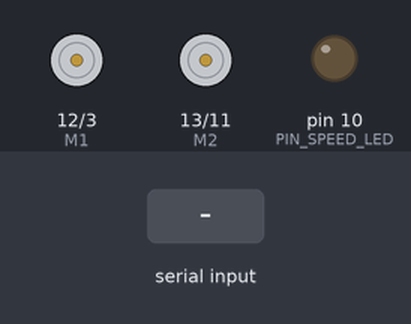
This sketch was run on a simulated Arduino Uno, built with avr-gcc and run on an emulated ATmega328P. Parts: direction and speed pins drawn as motors (green arrow = direction pin HIGH = forward, orange = LOW = backward, longer = more drive), output pins drawn as LEDs (lit = HIGH). The test bench sets the inputs (shaded band). What the sketch prints to the serial monitor is not drawn.

Above: at 1.2 s.
1.3 s: "U" received over Serial
At 1.7 s:
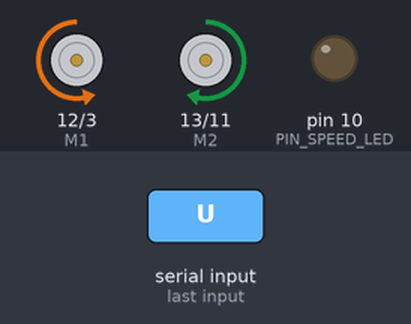
2.8 s: "D" received over Serial
At 4.0 s:
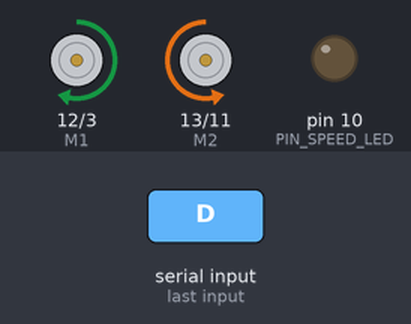
4.3 s: "L" received over Serial
At 5.2 s:
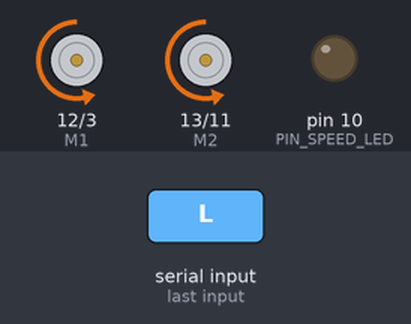
5.8 s: "R" received over Serial
At 6.3 s:
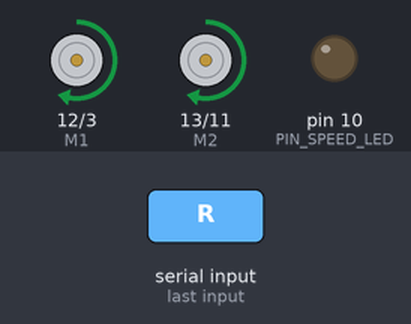
Timing chart, 0 to 41.5 s (numbered marks = the images above; inputs shaded):
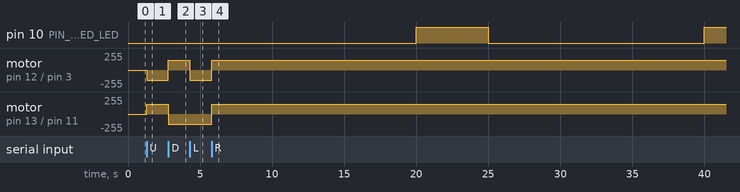

Measured:
- after the input at 1.3 s, motor on pin 12 (M1) / pin 3 (E1): stopped → backward 150/255 at once; motor on pin 13 (M2) / pin 11 (E2): stopped → forward 150/255 at once
- after the input at 2.8 s, motor on pin 12 (M1) / pin 3 (E1): backward 150/255 → forward 150/255 at once; motor on pin 13 (M2) / pin 11 (E2): forward 150/255 → backward 150/255 at once
- after the input at 4.3 s, motor on pin 12 (M1) / pin 3 (E1): forward 150/255 → backward 150/255 at once
- after the input at 5.8 s, motor on pin 12 (M1) / pin 3 (E1), motor on pin 13 (M2) / pin 11 (E2): backward 150/255 → forward 150/255 at once

The sketch:

uno_bluetooth_car.ino
```cpp
void setup()
{
   std_io_setup();
   led_manager_setup();
   wheels_init();
   wheels_stop();
}

void loop()
{
  wheels_loop();
  mil_tracker_loop(wheels_are_moving());
  mil_reporter_loop();
}
```

led_manager.ino
```cpp
#define PIN_SPEED_LED 10

void led_manager_setup()
{
  pinMode(PIN_SPEED_LED, OUTPUT);
}

void led_manager_speed_led(int state)
{
  digitalWrite(PIN_SPEED_LED, state);
}
```

mil_reporter.ino
```cpp
static unsigned long MR_trackMillis = 0;
static unsigned int speedLedState = 0;

void mil_reporter_loop()
{
  if (MR_trackMillis == 0)
  {
    MR_trackMillis = millis();
  }

  unsigned long currentMillis = millis();
  if (currentMillis - MR_trackMillis > 5000)
  {
    led_manager_speed_led(LOW);
  }

  if (currentMillis - MR_trackMillis > 20000)
  {
    unsigned long currentTrackedDistanceCm = mil_tracker_current_distance_cm();
    mil_tracker_reset();

    if (currentTrackedDistanceCm > 0)
    {
      led_manager_speed_led(HIGH);
      std_io_print_distance(currentTrackedDistanceCm);
      std_io_report_distance(currentTrackedDistanceCm);
    }

    MR_trackMillis = 0;
  }
}
```

mil_tracker.ino
```cpp
#define __ASSERT_USE_STDERR
#include <assert.h>

#define SPEED_CM_S ((long)15)
#define MILLIS_IN_S ((long)1000)
#define REPORTING_PERIOD_S ((long)5)
#define REPORTING_PERIOD_MS (MILLIS_IN_S * REPORTING_PERIOD_S)

#define REPORTING_PERIOD_S_SPEED (SPEED_CM_S * REPORTING_PERIOD_S)

static unsigned long trackMillis = 0;
static unsigned long currentDistanceCm = 0;

void mil_tracker_reset()
{
  currentDistanceCm = 0;
}

unsigned long mil_tracker_current_distance_cm()
{
  return currentDistanceCm;
}

void mil_tracker_loop(int isMoving)
{
  if (isMoving)
  {
    if (!mil_tracker_is_recording())
    {
      mil_tracker_start_recording();
    }

    if (mil_tracker_has_reporting_period_passed())
    {
      mil_tracker_increment_current_distance();
      mil_tracker_start_recording();

      Serial.print("Tracked speed while moving: ");
      Serial.println(currentDistanceCm);
    }
  }
  else
  {
    if (mil_tracker_is_recording())
    {
      mil_tracker_increment_current_distance();

      Serial.print("Tracked speed after stopping movement: ");
      Serial.println(currentDistanceCm);
    }

    mil_tracker_stop_recording();
  }
}

static bool mil_tracker_is_recording()
{
  return trackMillis != 0;
}

static void mil_tracker_start_recording()
{
  trackMillis = millis();
}

static int mil_tracker_has_reporting_period_passed()
{
  return mil_tracker_current_tracked_millis() > REPORTING_PERIOD_MS;
}

static unsigned long mil_tracker_current_tracked_millis()
{
  unsigned long currentMillis = millis();
  //assert(currentMillis > trackMillis);

  return currentMillis - trackMillis;
}

static void mil_tracker_increment_current_distance()
{
//  Serial.print("Current tracked millis: ");
//  Serial.println(mil_tracker_current_tracked_millis());
//  Serial.print("REPORTING_PERIOD_MS: ");
//  Serial.println((long)REPORTING_PERIOD_MS);
//  Serial.print("REPORTING_PERIOD_S_SPEED: ");
//  Serial.println(REPORTING_PERIOD_S_SPEED);
  currentDistanceCm += (((float)mil_tracker_current_tracked_millis()) / REPORTING_PERIOD_MS) * REPORTING_PERIOD_S_SPEED;
}

static void mil_tracker_stop_recording()
{
  trackMillis = 0;
}

//static void mil_tracker_record_distance()
//{
//  std_io_print_distance(currentDistanceCm);
//}
```

std_io.ino
```cpp
#include <SoftwareSerial.h>

#define PIN_SW_RX 8
#define PIN_SW_TX 9

SoftwareSerial swSerial(PIN_SW_RX, PIN_SW_TX); // RX, TX

void std_io_setup()
{
  Serial.begin(9600);
  swSerial.begin(115200);
}

int std_io_read_input()
{
  return Serial.read();
}

void std_io_print_distance(unsigned long distance)
{
  //Serial.print("Current Distance: ");
  //Serial.println(distance);
}

void std_io_report_distance(unsigned long distance)
{
  swSerial.println(distance);
}
```

wheels.ino
```cpp
#define E1  3
#define E2  11
#define M1  12
#define M2  13

#define WHEEL_SPEED 150

static int speed = 0;
static bool isMoving = false;

void wheels_init()
{
  speed = WHEEL_SPEED;

  pinMode(M1,OUTPUT);
  pinMode(M2,OUTPUT);
  pinMode(E1,OUTPUT);
  pinMode(E2,OUTPUT);
}

void wheels_loop()
{
  int cmd = std_io_read_input();
  if (cmd == 'U') wheels_forward();
  else if (cmd == 'D') wheels_backwards();
  else if (cmd == 'L') wheels_left();
  else if (cmd == 'R') wheels_right();
  else if (cmd == 'S') wheels_stop();
}

int wheels_are_moving()
{
  return isMoving;
}

void wheels_left(void)
{
  digitalWrite(M1, LOW);
  digitalWrite(M2, LOW);
  setSpeed(speed);
  isMoving = true;
}

void wheels_right(void)
{
  digitalWrite(M1, HIGH);
  digitalWrite(M2, HIGH);
  setSpeed(speed);
  isMoving = true;
}

void wheels_forward(void)
{
  digitalWrite(M1, LOW);
  digitalWrite(M2, HIGH);
  setSpeed(speed);
  isMoving = true;
}
void wheels_backwards(void)
{
  digitalWrite(M1, HIGH);
  digitalWrite(M2, LOW);
  setSpeed(speed);
  isMoving = true;
}
void wheels_stop(void)
{
  digitalWrite(M1, LOW);
  digitalWrite(M2, LOW);
  setSpeed(0);
  isMoving = false;
}

static void setSpeed(int speed)
{
  analogWrite(E1, speed);
  analogWrite(E2, speed);
}
```
